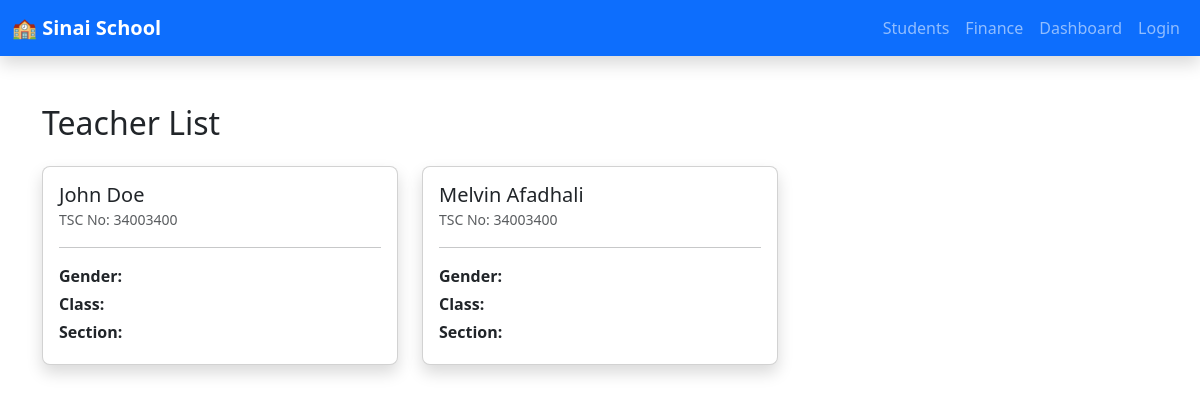
/staff/, run on an earlier commit of the app's database.
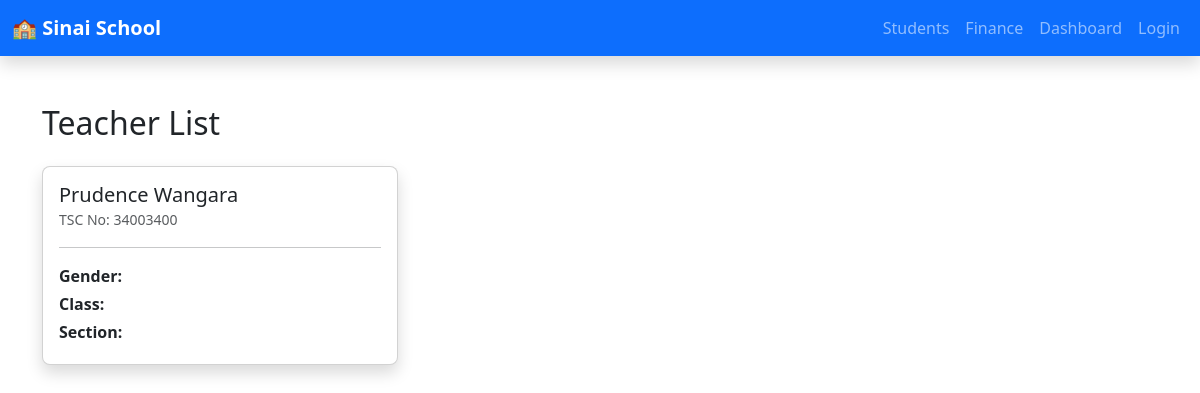
And on a later commit of the database.
### staff/models.py (models this page shows, shortened)
class Teacher(models.Model):
    user = models.OneToOneField(User, on_delete=models.CASCADE)
    phone = models.CharField(max_length=20)
    Id_no = models.CharField(max_length=50)
    hire_date = models.DateTimeField(auto_now=True)

### staff/views.py (the view)
# urls.py: path('', views.IndexView, name='index'),
class IndexView(ListView):
    model = Teacher
    template_name = 'staff/teacher_list.html'
    context_object_name = 'teachers'
    def get_queryset(self):
        return Teacher.objects.select_related('user').all()

### staff/templates/staff/teacher_list.html
{% extends "students/base.html" %}
{% block content %}
<div class="container mt-4">
    <h2 class="mb-4">Teacher List</h2>
    <div class="row">
        {% for teacher in teachers %}
        <div class="col-md-6 col-lg-4 mb-4">
            <div class="card shadow rounded-3">
                <div class="card-body">
                    <div class="d-flex align-items-center">
                        <div>
                            <h5 class="card-title mb-0">{{ teacher.user.first_name }}  {{teacher.user.last_name}}</h5>
                            <small class="text-muted">TSC No: {{ teacher.Id_no }}</small>
                        </div>
                    </div>
                    <hr>
                    <p class="mb-1"><strong>Gender:</strong> {{ student.gender }}</p>
                    <p class="mb-1"><strong>Class:</strong> {{ student.class_name }}</p>
                    <p class="mb-1"><strong>Section:</strong> {{ student.section }}</p>
                </div>
            </div>
        </div>
        {% empty %}
        <p>No students found.</p>
        {% endfor %}
    </div>
</div>
{% endblock %}

What changed in the data, as far as the page shows it:
removed Teacher: user.first_name "John", user.last_name "Doe", Id_no "34003400"
removed Teacher: user.first_name "Melvin", user.last_name "Afadhali", Id_no "34003400"
added Teacher: user.first_name "Prudence", user.last_name "Wangara", Id_no "34003400"
